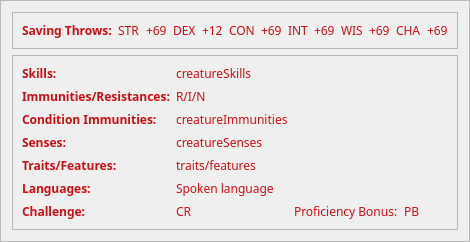
         <widget class="QFrame" name="frame_11">
          <property name="frameShape">
           <enum>QFrame::StyledPanel</enum>
          </property>
          <property name="frameShadow">
           <enum>QFrame::Raised</enum>
          </property>
          <layout class="QGridLayout" name="gridLayout_11">
           <item row="0" column="0">
            <widget class="QFrame" name="frame_4">
             <property name="font">
              <font>
               <family>Merriweather</family>
              </font>
             </property>
             <property name="frameShape">
              <enum>QFrame::StyledPanel</enum>
             </property>
             <property name="frameShadow">
              <enum>QFrame::Raised</enum>
             </property>
             <layout class="QGridLayout" name="gridLayout_5">
              <item row="0" column="5">
               <widget class="QLabel" name="label_37">
                <property name="font">
                 <font>
                  <family>Merriweather</family>
                 </font>
                </property>
                <property name="text">
                 <string>&lt;html&gt;&lt;head/&gt;&lt;body&gt;&lt;p&gt;&lt;span style=&quot; color:#ca1015;&quot;&gt;CON&lt;/span&gt;&lt;/p&gt;&lt;/body&gt;&lt;/html&gt;</string>
                </property>
               </widget>
              </item>
              <item row="0" column="12">
               <widget class="QLabel" name="label_46">
                <property name="font">
                 <font>
                  <family>Merriweather</family>
                 </font>
                </property>
                <property name="text">
                 <string>&lt;html&gt;&lt;head/&gt;&lt;body&gt;&lt;p&gt;&lt;span style=&quot; color:#ca1015;&quot;&gt;+69&lt;/span&gt;&lt;/p&gt;&lt;/body&gt;&lt;/html&gt;</string>
                </property>
               </widget>
              </item>
              <item row="0" column="10">
               <widget class="QLabel" name="label_45">
                <property name="font">
                 <font>
                  <family>Merriweather</family>
                 </font>
                </property>
                <property name="text">
                 <string>&lt;html&gt;&lt;head/&gt;&lt;body&gt;&lt;p&gt;&lt;span style=&quot; color:#ca1015;&quot;&gt;+69&lt;/span&gt;&lt;/p&gt;&lt;/body&gt;&lt;/html&gt;</string>
                </property>
               </widget>
              </item>
              <item row="0" column="8">
               <widget class="QLabel" name="label_44">
                <property name="font">
                 <font>
                  <family>Merriweather</family>
                 </font>
                </property>
                <property name="text">
                 <string>&lt;html&gt;&lt;head/&gt;&lt;body&gt;&lt;p&gt;&lt;span style=&quot; color:#ca1015;&quot;&gt;+69&lt;/span&gt;&lt;/p&gt;&lt;/body&gt;&lt;/html&gt;</string>
                </property>
               </widget>
              </item>
              <item row="0" column="11">
               <widget class="QLabel" name="label_39">
                <property name="font">
                 <font>
                  <family>Merriweather</family>
                 </font>
                </property>
                <property name="text">
                 <string>&lt;html&gt;&lt;head/&gt;&lt;body&gt;&lt;p&gt;&lt;span style=&quot; color:#ca1015;&quot;&gt;CHA&lt;/span&gt;&lt;/p&gt;&lt;/body&gt;&lt;/html&gt;</string>
                </property>
               </widget>
              </item>
              <item row="0" column="9">
               <widget class="QLabel" name="label_40">
                <property name="font">
                 <font>
                  <family>Merriweather</family>
                 </font>
                </property>
                <property name="text">
                 <string>&lt;html&gt;&lt;head/&gt;&lt;body&gt;&lt;p&gt;&lt;span style=&quot; color:#ca1015;&quot;&gt;WIS&lt;/span&gt;&lt;/p&gt;&lt;/body&gt;&lt;/html&gt;</string>
                </property>
               </widget>
              </item>
              <item row="0" column="6">
               <widget class="QLabel" name="label_43">
                <property name="font">
                 <font>
                  <family>Merriweather</family>
                 </font>
                </property>
                <property name="text">
                 <string>&lt;html&gt;&lt;head/&gt;&lt;body&gt;&lt;p&gt;&lt;span style=&quot; color:#ca1015;&quot;&gt;+69&lt;/span&gt;&lt;/p&gt;&lt;/body&gt;&lt;/html&gt;</string>
                </property>
               </widget>
              </item>
              <item row="0" column="2">
               <widget class="QLabel" name="label_41">
                <property name="font">
                 <font>
                  <family>Merriweather</family>
                 </font>
                </property>
                <property name="text">
                 <string>&lt;html&gt;&lt;head/&gt;&lt;body&gt;&lt;p&gt;&lt;span style=&quot; color:#ca1015;&quot;&gt;+69&lt;/span&gt;&lt;/p&gt;&lt;/body&gt;&lt;/html&gt;</string>
                </property>
               </widget>
              </item>
              <item row="0" column="7">
               <widget class="QLabel" name="label_35">
                <property name="font">
                 <font>
                  <family>Merriweather</family>
                 </font>
                </property>
                <property name="text">
                 <string>&lt;html&gt;&lt;head/&gt;&lt;body&gt;&lt;p&gt;&lt;span style=&quot; color:#ca1015;&quot;&gt;INT&lt;/span&gt;&lt;/p&gt;&lt;/body&gt;&lt;/html&gt;</string>
                </property>
               </widget>
              </item>
              <item row="0" column="4">
               <widget class="QLabel" name="label_42">
                <property name="font">
                 <font>
                  <family>Merriweather</family>
                 </font>
                </property>
                <property name="text">
                 <string>&lt;html&gt;&lt;head/&gt;&lt;body&gt;&lt;p&gt;&lt;span style=&quot; color:#ca1015;&quot;&gt;+12&lt;/span&gt;&lt;/p&gt;&lt;/body&gt;&lt;/html&gt;</string>
                </property>
               </widget>
              </item>
              <item row="0" column="1">
               <widget class="QLabel" name="label_38">
                <property name="font">
                 <font>
                  <family>Merriweather</family>
                 </font>
                </property>
                <property name="text">
                 <string>&lt;html&gt;&lt;head/&gt;&lt;body&gt;&lt;p&gt;&lt;span style=&quot; color:#ca1015;&quot;&gt;STR&lt;/span&gt;&lt;/p&gt;&lt;/body&gt;&lt;/html&gt;</string>
                </property>
               </widget>
              </item>
              <item row="0" column="3">
               <widget class="QLabel" name="label_36">
                <property name="font">
                 <font>
                  <family>Merriweather</family>
                 </font>
                </property>
                <property name="text">
                 <string>&lt;html&gt;&lt;head/&gt;&lt;body&gt;&lt;p&gt;&lt;span style=&quot; color:#ca1015;&quot;&gt;DEX&lt;/span&gt;&lt;/p&gt;&lt;/body&gt;&lt;/html&gt;</string>
                </property>
               </widget>
              </item>
              <item row="0" column="0">
               <widget class="QLabel" name="label_20">
                <property name="font">
                 <font>
                  <family>Merriweather</family>
                 </font>
                </property>
                <property name="text">
                 <string>&lt;html&gt;&lt;head/&gt;&lt;body&gt;&lt;p&gt;&lt;span style=&quot; font-weight:700; color:#ca1015;&quot;&gt;Saving Throws:&lt;/span&gt;&lt;/p&gt;&lt;/body&gt;&lt;/html&gt;</string>
                </property>
               </widget>
              </item>
             </layout>
            </widget>
           </item>
           <item row="1" column="0">
            <widget class="QFrame" name="frame_5">
             <property name="font">
              <font>
               <family>Merriweather</family>
              </font>
             </property>
             <property name="frameShape">
              <enum>QFrame::StyledPanel</enum>
             </property>
             <property name="frameShadow">
              <enum>QFrame::Raised</enum>
             </property>
             <layout class="QGridLayout" name="gridLayout_6">
              <item row="2" column="1">
               <widget class="QLabel" name="label_107">
                <property name="font">
                 <font>
                  <family>Merriweather</family>
                 </font>
                </property>
                <property name="text">
                 <string>&lt;html&gt;&lt;head/&gt;&lt;body&gt;&lt;p&gt;&lt;span style=&quot; color:#ca1015;&quot;&gt;creatureImmunities&lt;/span&gt;&lt;/p&gt;&lt;/body&gt;&lt;/html&gt;</string>
                </property>
               </widget>
              </item>
              <item row="1" column="0">
               <widget class="QLabel" name="label_22">
                <property name="font">
                 <font>
                  <family>Merriweather</family>
                 </font>
                </property>
                <property name="text">
                 <string>&lt;html&gt;&lt;head/&gt;&lt;body&gt;&lt;p&gt;&lt;span style=&quot; font-weight:700; color:#ca1015;&quot;&gt;Immunities/Resistances:&lt;/span&gt;&lt;/p&gt;&lt;/body&gt;&lt;/html&gt;</string>
                </property>
               </widget>
              </item>
              <item row="0" column="1">
               <widget class="QLabel" name="label_34">
                <property name="font">
                 <font>
                  <family>Merriweather</family>
                 </font>
                </property>
                <property name="text">
                 <string>&lt;html&gt;&lt;head/&gt;&lt;body&gt;&lt;p&gt;&lt;span style=&quot; color:#ca1015;&quot;&gt;creatureSkills&lt;/span&gt;&lt;/p&gt;&lt;/body&gt;&lt;/html&gt;</string>
                </property>
               </widget>
              </item>
              <item row="2" column="0">
               <widget class="QLabel" name="label_106">
                <property name="font">
                 <font>
                  <family>Merriweather</family>
                 </font>
                </property>
                <property name="text">
                 <string>&lt;html&gt;&lt;head/&gt;&lt;body&gt;&lt;p&gt;&lt;span style=&quot; font-weight:700; color:#ca1015;&quot;&gt;Condition Immunities:&lt;/span&gt;&lt;/p&gt;&lt;/body&gt;&lt;/html&gt;</string>
                </property>
               </widget>
              </item>
              <item row="5" column="1">
               <widget class="QLabel" name="label_32">
                <property name="font">
                 <font>
                  <family>Merriweather</family>
                 </font>
                </property>
                <property name="text">
                 <string>&lt;html&gt;&lt;head/&gt;&lt;body&gt;&lt;p&gt;&lt;span style=&quot; color:#ca1015;&quot;&gt;Spoken language&lt;/span&gt;&lt;/p&gt;&lt;/body&gt;&lt;/html&gt;</string>
                </property>
               </widget>
              </item>
              <item row="1" column="1">
               <widget class="QLabel" name="label_33">
                <property name="font">
                 <font>
                  <family>Merriweather</family>
                 </font>
                </property>
                <property name="text">
                 <string>&lt;html&gt;&lt;head/&gt;&lt;body&gt;&lt;p&gt;&lt;span style=&quot; color:#ca1015;&quot;&gt;R/I/N&lt;/span&gt;&lt;/p&gt;&lt;/body&gt;&lt;/html&gt;</string>
                </property>
               </widget>
              </item>
              <item row="3" column="1">
               <widget class="QLabel" name="label_103">
                <property name="font">
                 <font>
                  <family>Merriweather</family>
                 </font>
                </property>
                <property name="text">
                 <string>&lt;html&gt;&lt;head/&gt;&lt;body&gt;&lt;p&gt;&lt;span style=&quot; color:#ca1015;&quot;&gt;creatureSenses&lt;/span&gt;&lt;/p&gt;&lt;/body&gt;&lt;/html&gt;</string>
                </property>
               </widget>
              </item>
              <item row="6" column="0">
               <widget class="QLabel" name="label_23">
                <property name="font">
                 <font>
                  <family>Merriweather</family>
                 </font>
                </property>
                <property name="text">
                 <string>&lt;html&gt;&lt;head/&gt;&lt;body&gt;&lt;p&gt;&lt;span style=&quot; font-weight:700; color:#ca1015;&quot;&gt;Challenge: &lt;/span&gt;&lt;/p&gt;&lt;/body&gt;&lt;/html&gt;</string>
                </property>
               </widget>
              </item>
              <item row="4" column="0">
               <widget class="QLabel" name="label_104">
                <property name="font">
                 <font>
                  <family>Merriweather</family>
                 </font>
                </property>
                <property name="text">
                 <string>&lt;html&gt;&lt;head/&gt;&lt;body&gt;&lt;p&gt;&lt;span style=&quot; font-weight:700; color:#ca1015;&quot;&gt;Traits/Features:&lt;/span&gt;&lt;/p&gt;&lt;/body&gt;&lt;/html&gt;</string>
                </property>
               </widget>
              </item>
              <item row="3" column="0">
               <widget class="QLabel" name="label_102">
                <property name="font">
                 <font>
                  <family>Merriweather</family>
                 </font>
                </property>
                <property name="text">
                 <string>&lt;html&gt;&lt;head/&gt;&lt;body&gt;&lt;p&gt;&lt;span style=&quot; font-weight:700; color:#ca1015;&quot;&gt;Senses: &lt;/span&gt;&lt;/p&gt;&lt;/body&gt;&lt;/html&gt;</string>
                </property>
               </widget>
              </item>
              <item row="0" column="0">
               <widget class="QLabel" name="label_21">
                <property name="font">
                 <font>
                  <family>Merriweather</family>
                 </font>
                </property>
                <property name="text">
                 <string>&lt;html&gt;&lt;head/&gt;&lt;body&gt;&lt;p&gt;&lt;span style=&quot; font-weight:700; color:#ca1015;&quot;&gt;Skills:&lt;/span&gt;&lt;/p&gt;&lt;/body&gt;&lt;/html&gt;</string>
                </property>
               </widget>
              </item>
              <item row="5" column="0">
               <widget class="QLabel" name="label_31">
                <property name="font">
                 <font>
                  <family>Merriweather</family>
                 </font>
                </property>
                <property name="text">
                 <string>&lt;html&gt;&lt;head/&gt;&lt;body&gt;&lt;p&gt;&lt;span style=&quot; font-weight:700; color:#ca1015;&quot;&gt;Languages:&lt;/span&gt;&lt;/p&gt;&lt;/body&gt;&lt;/html&gt;</string>
                </property>
               </widget>
              </item>
              <item row="6" column="1">
               <widget class="QLabel" name="label_24">
                <property name="font">
                 <font>
                  <family>Merriweather</family>
                 </font>
                </property>
                <property name="text">
                 <string>&lt;html&gt;&lt;head/&gt;&lt;body&gt;&lt;p&gt;&lt;span style=&quot; color:#ca1015;&quot;&gt;CR&lt;/span&gt;&lt;/p&gt;&lt;/body&gt;&lt;/html&gt;</string>
                </property>
               </widget>
              </item>
              <item row="6" column="2">
               <widget class="QLabel" name="label_25">
                <property name="font">
                 <font>
                  <family>Merriweather</family>
                 </font>
                </property>
                <property name="text">
                 <string>&lt;html&gt;&lt;head/&gt;&lt;body&gt;&lt;p&gt;&lt;span style=&quot; color:#ca1015;&quot;&gt;Proficiency Bonus:&lt;/span&gt;&lt;/p&gt;&lt;/body&gt;&lt;/html&gt;</string>
                </property>
               </widget>
              </item>
              <item row="4" column="1">
               <widget class="QLabel" name="label_105">
                <property name="font">
                 <font>
                  <family>Merriweather</family>
                 </font>
                </property>
                <property name="text">
                 <string>&lt;html&gt;&lt;head/&gt;&lt;body&gt;&lt;p&gt;&lt;span style=&quot; color:#ca1015;&quot;&gt;traits/features&lt;/span&gt;&lt;/p&gt;&lt;/body&gt;&lt;/html&gt;</string>
                </property>
               </widget>
              </item>
              <item row="6" column="3">
               <widget class="QLabel" name="label_26">
                <property name="font">
                 <font>
                  <family>Merriweather</family>
                 </font>
                </property>
                <property name="text">
                 <string>&lt;html&gt;&lt;head/&gt;&lt;body&gt;&lt;p&gt;&lt;span style=&quot; color:#ca1015;&quot;&gt;PB&lt;/span&gt;&lt;/p&gt;&lt;/body&gt;&lt;/html&gt;</string>
                </property>
               </widget>
              </item>
             </layout>
            </widget>
           </item>
          </layout>
         </widget>
